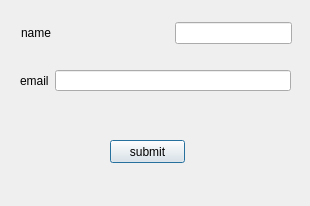
<?xml version="1.0" encoding="UTF-8"?>
<ui version="4.0">
 <class>Dialog</class>
 <widget class="QDialog" name="Dialog">
  <property name="geometry">
   <rect>
    <x>0</x>
    <y>0</y>
    <width>310</width>
    <height>206</height>
   </rect>
  </property>
  <property name="windowTitle">
   <string>Dialog</string>
  </property>
  <widget class="QPushButton" name="pushButton">
   <property name="geometry">
    <rect>
     <x>110</x>
     <y>140</y>
     <width>75</width>
     <height>23</height>
    </rect>
   </property>
   <property name="text">
    <string>submit</string>
   </property>
  </widget>
  <widget class="QWidget" name="">
   <property name="geometry">
    <rect>
     <x>20</x>
     <y>70</y>
     <width>271</width>
     <height>21</height>
    </rect>
   </property>
   <layout class="QHBoxLayout" name="horizontalLayout_2">
    <item>
     <widget class="QLabel" name="label_2">
      <property name="text">
       <string>email</string>
      </property>
     </widget>
    </item>
    <item>
     <widget class="QLineEdit" name="lineEdit_2"/>
    </item>
   </layout>
  </widget>
  <widget class="QWidget" name="">
   <property name="geometry">
    <rect>
     <x>21</x>
     <y>22</y>
     <width>271</width>
     <height>22</height>
    </rect>
   </property>
   <layout class="QHBoxLayout" name="horizontalLayout">
    <item>
     <widget class="QLabel" name="label">
      <property name="text">
       <string>name</string>
      </property>
     </widget>
    </item>
    <item>
     <spacer name="horizontalSpacer">
      <property name="orientation">
       <enum>Qt::Horizontal</enum>
      </property>
      <property name="sizeHint" stdset="0">
       <size>
        <width>40</width>
        <height>20</height>
       </size>
      </property>
     </spacer>
    </item>
    <item>
     <widget class="QLineEdit" name="lineEdit"/>
    </item>
   </layout>
  </widget>
 </widget>
 <resources/>
 <connections/>
</ui>
